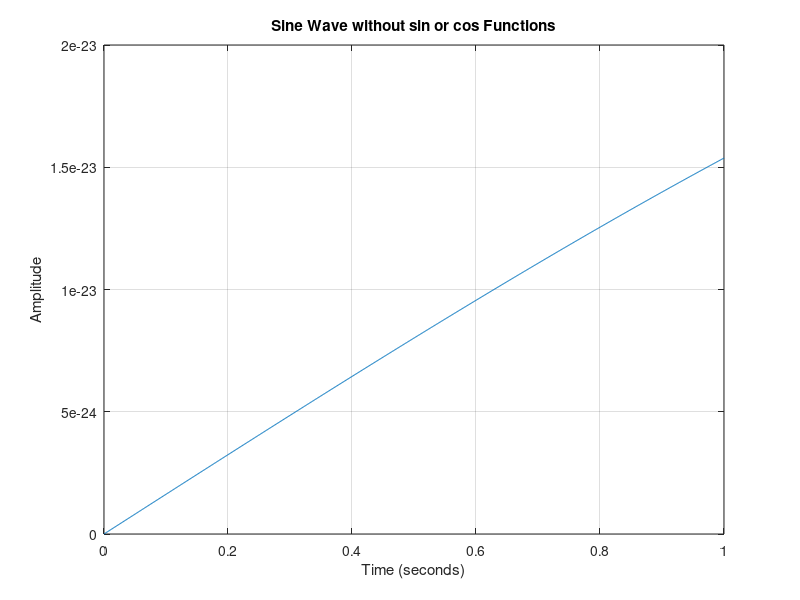

The MATLAB source for this figure:
% Parameters
Fs = 1000;          % Sampling frequency (Hz)
T = 1/Fs;           % Sampling period
t = 0:T:1;          % Time vector from 0 to 1 second
f = 1000;              % Frequency of the sine wave (Hz)

% Generate sine wave without using sin or cos
y = t - (t.^3)/(3*factorial(3)) + (t.^5)/(5*factorial(5)) - (t.^7)/(7*factorial(7));

% Scale and shift to match the amplitude and frequency
y = y * (2*pi*f) / (2*pi*f)^7;

% Plot
figure;
plot(t, y);
title('Sine Wave without sin or cos Functions');
xlabel('Time (seconds)');
ylabel('Amplitude');
grid on;
